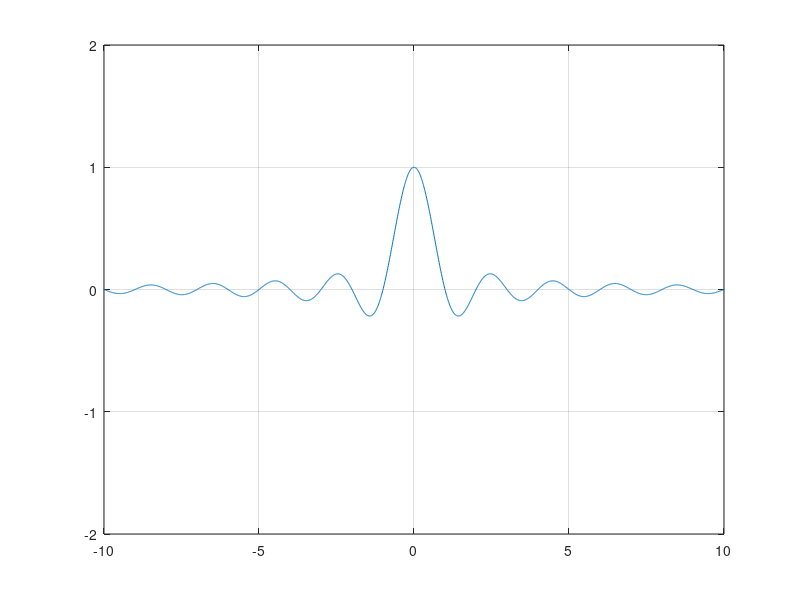

Source code (MATLAB):
%% 
clc; clear all;

F=[-2000:0.01:2000];

S=sinc(F);

plot(F,S);
xlim([-10 10]);
ylim([-2 2]);
grid on;

%% Ejercicio 2 - A
clc; clear all;

%                     Calculo de paso de cuantizacion

% Rango
R= 4+4;
%Niveles
N=128;
%Paso
P=R/N;

% P= 0.0625


%  El error de cuantizacion medio
